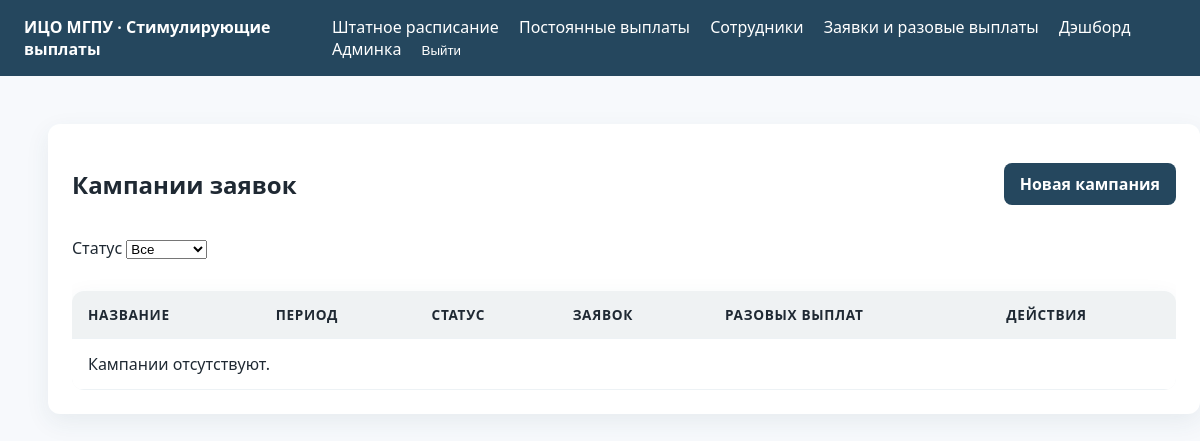
Page /one-time/campaigns/ (signed in) on the earlier database version.
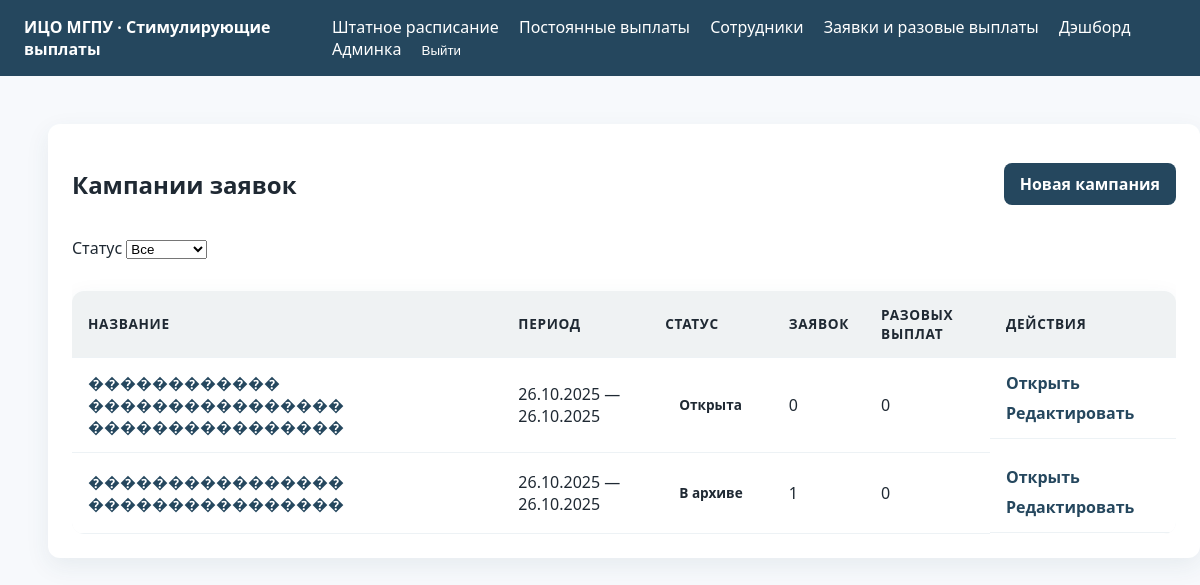
Same page on the later database version.
### one_time_payments/models.py (models this page shows, shortened)
class RequestCampaign(models.Model):
    class Status(models.TextChoices):
        DRAFT = 'draft', 'Черновик'
        OPEN = 'open', 'Открыта'
        CLOSED = 'closed', 'Закрыта'
        ARCHIVED = 'archived', 'В архиве'
    name = models.CharField('Название кампании', max_length=255)
    description = models.TextField('Описание', blank=True)
    status = models.CharField('Статус', max_length=16, choices=Status.choices, default=Status.DRAFT)
    opens_at = models.DateField('Дата открытия')
    deadline = models.DateField('Дедлайн', blank=True, null=True)
    auto_close_day = models.PositiveSmallIntegerField(
        'Дата автозакрытия',
        default=15,
        help_text='Если дедлайн не указан, кампания автоматически закрывается в указанный день месяца.'
    )
    auto_close_enabled = models.BooleanField('Автоматическое закрытие', default=True)
    closed_at = models.DateTimeField('Закрыта', blank=True, null=True)
    archived_at = models.DateTimeField('В архиве с', blank=True, null=True)
    created_at = models.DateTimeField('Создано', auto_now_add=True)
    updated_at = models.DateTimeField('Обновлено', auto_now=True)
    objects = RequestCampaignQuerySet.as_manager()
    class Meta:
        ordering = ['-opens_at', 'name']
        verbose_name = 'Кампания заявок'
        verbose_name_plural = 'Кампании заявок'
    def open(self) -> None:
        if self.status != self.Status.DRAFT:
            raise ValidationError('Открыть можно только кампания из черновика.')
        self.status = self.Status.OPEN
        self.save(update_fields=['status'])

### one_time_payments/views.py (the view)
# urls.py: path('campaigns/', views.RequestCampaignListView.as_view(), name='campaign-list'),
class RequestCampaignListView(LoginRequiredMixin, PermissionRequiredMixin, generic.ListView):
    model = RequestCampaign
    template_name = 'one_time_payments/campaign_list.html'
    context_object_name = 'campaigns'
    paginate_by = 25
    permission_required = 'one_time_payments.view_requestcampaign'
    def get_queryset(self):
        queryset = RequestCampaign.objects.all().order_by('-opens_at', 'name')
        status = self.request.GET.get('status')
        if status:
            queryset = queryset.filter(status=status)
        return queryset
    def get_context_data(self, **kwargs):
        context = super().get_context_data(**kwargs)
        context['status_choices'] = RequestCampaign.Status.choices
        context['selected_status'] = self.request.GET.get('status', '')
        return context

### one_time_payments/templates/one_time_payments/campaign_list.html (shortened to what this page needs)
{% extends 'base.html' %}
{% block content %}
<div class="card content-card">
    <div style="display:flex; justify-content:space-between; align-items:center; gap:16px; margin-bottom:16px; flex-wrap:wrap;">
        <h2>Кампании заявок</h2>
        {% if perms.one_time_payments.add_requestcampaign %}
            <a href="{% url 'one_time_payments:campaign-add' %}" class="btn btn-primary">Новая кампания</a>
        {% endif %}
    </div>
    <form method="get" class="filter-form" style="margin-bottom:16px; max-width:320px;">
        <label for="status">Статус</label>
        <select name="status" id="status" onchange="this.form.submit()">
            <option value="">Все</option>
        </select>
    </form>
    <div class="table-wrapper">
        <table class="table">
            <thead>
                <tr>
                    <th>Название</th>
                    <th>Период</th>
                    <th>Статус</th>
                    <th>Заявок</th>
                    <th>Разовых выплат</th>
                    <th>Действия</th>
                </tr>
            </thead>
            <tbody>
                {% for campaign in campaigns %}
                    <tr>
                        <td><a href="{% url 'one_time_payments:campaign-detail' campaign.pk %}">{{ campaign.name }}</a></td>
                        <td>{{ campaign.opens_at|date:'d.m.Y' }}{% if campaign.deadline %} — {{ campaign.deadline|date:'d.m.Y' }}{% endif %}</td>
                        <td><span class="status status-{{ campaign.status }}">{{ campaign.get_status_display }}</span></td>
                        <td>{{ campaign.stimulus_requests.count }}</td>
                        <td>{{ campaign.manual_payments.count }}</td>
                        <td style="display:flex; gap:8px; flex-wrap:wrap;">
                            <a href="{% url 'one_time_payments:campaign-detail' campaign.pk %}" class="btn btn-text">Открыть</a>
                            {% if perms.one_time_payments.change_requestcampaign %}
                                <a href="{% url 'one_time_payments:campaign-edit' campaign.pk %}" class="btn btn-text">Редактировать</a>
                            {% endif %}
                        </td>
                    </tr>
                {% empty %}
                    <tr>
                        <td colspan="6">Кампании отсутствуют.</td>
                    </tr>
                {% endfor %}
            </tbody>
        </table>
    </div>
</div>
{% endblock %}

Differences in the rows shown:
added RequestCampaign: name "������������ ���������������� ����������������", opens_at "26.10.2025", deadline "26.10.2025", status "Открыта", stimulus_requests.count "0", manual_payments.count "0"
added RequestCampaign: name "���������������� ����������������", opens_at "26.10.2025", deadline "26.10.2025", status "В архиве", stimulus_requests.count "1", manual_payments.count "0"
Other differences:
text no longer shown: "Кампании отсутствуют."
